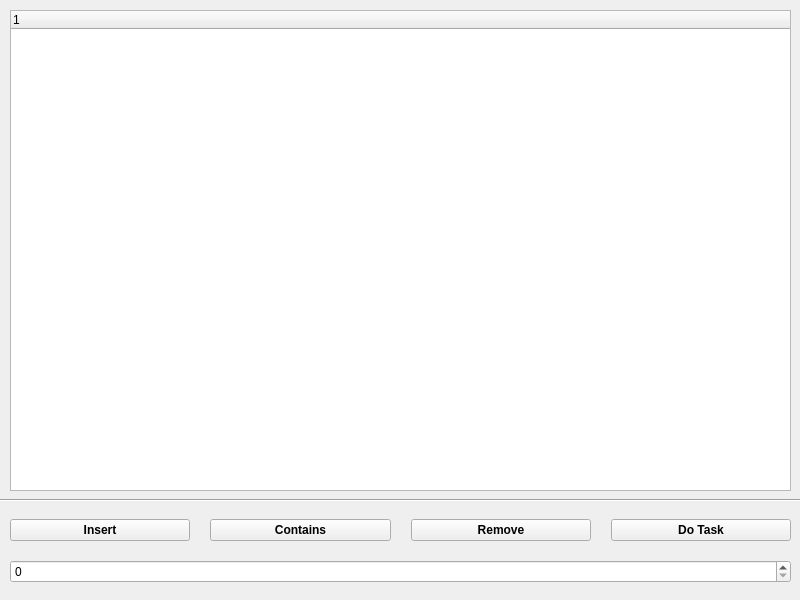
<?xml version="1.0" encoding="UTF-8"?>
<ui version="4.0">
 <class>MainWindow</class>
 <widget class="QMainWindow" name="MainWindow">
  <property name="geometry">
   <rect>
    <x>0</x>
    <y>0</y>
    <width>800</width>
    <height>600</height>
   </rect>
  </property>
  <property name="windowTitle">
   <string>AVL Tree App</string>
  </property>
  <property name="windowIcon">
   <iconset theme="emblem-shared"/>
  </property>
  <widget class="QWidget" name="centralwidget">
   <widget class="QTreeWidget" name="treeWidget">
    <property name="geometry">
     <rect>
      <x>10</x>
      <y>10</y>
      <width>781</width>
      <height>481</height>
     </rect>
    </property>
    <column>
     <property name="text">
      <string notr="true">1</string>
     </property>
    </column>
   </widget>
   <widget class="Line" name="line">
    <property name="geometry">
     <rect>
      <x>-70</x>
      <y>490</y>
      <width>911</width>
      <height>20</height>
     </rect>
    </property>
    <property name="orientation">
     <enum>Qt::Horizontal</enum>
    </property>
   </widget>
   <widget class="QWidget" name="horizontalLayoutWidget">
    <property name="geometry">
     <rect>
      <x>10</x>
      <y>510</y>
      <width>781</width>
      <height>41</height>
     </rect>
    </property>
    <layout class="QHBoxLayout" name="horizontalLayout">
     <property name="spacing">
      <number>20</number>
     </property>
     <item>
      <widget class="QPushButton" name="pushButtonInsert">
       <property name="font">
        <font>
         <bold>true</bold>
        </font>
       </property>
       <property name="text">
        <string>Insert</string>
       </property>
      </widget>
     </item>
     <item>
      <widget class="QPushButton" name="pushButtonContains">
       <property name="font">
        <font>
         <bold>true</bold>
        </font>
       </property>
       <property name="text">
        <string>Contains</string>
       </property>
      </widget>
     </item>
     <item>
      <widget class="QPushButton" name="pushButtonRemove">
       <property name="font">
        <font>
         <bold>true</bold>
        </font>
       </property>
       <property name="text">
        <string>Remove</string>
       </property>
      </widget>
     </item>
     <item>
      <widget class="QPushButton" name="pushButtonDoTask">
       <property name="font">
        <font>
         <bold>true</bold>
        </font>
       </property>
       <property name="text">
        <string>Do Task</string>
       </property>
      </widget>
     </item>
    </layout>
   </widget>
   <widget class="QSpinBox" name="spinBox">
    <property name="geometry">
     <rect>
      <x>10</x>
      <y>560</y>
      <width>781</width>
      <height>23</height>
     </rect>
    </property>
    <property name="maximum">
     <number>99999</number>
    </property>
   </widget>
  </widget>
 </widget>
 <resources/>
 <connections/>
</ui>
